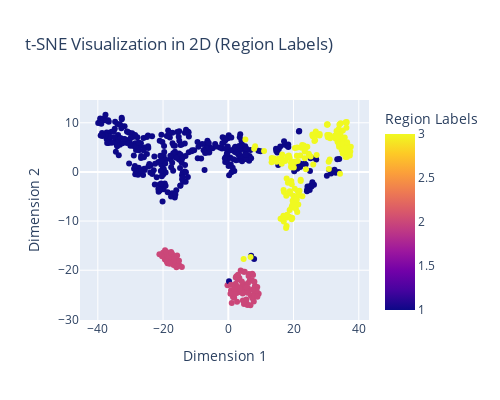
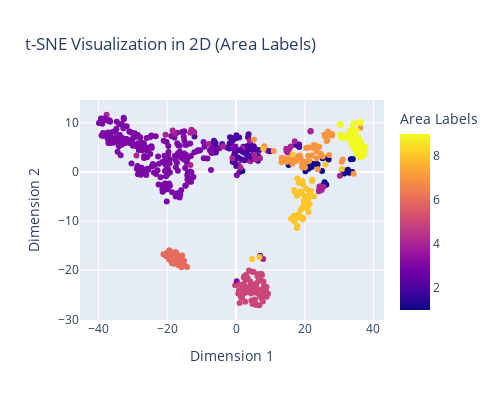
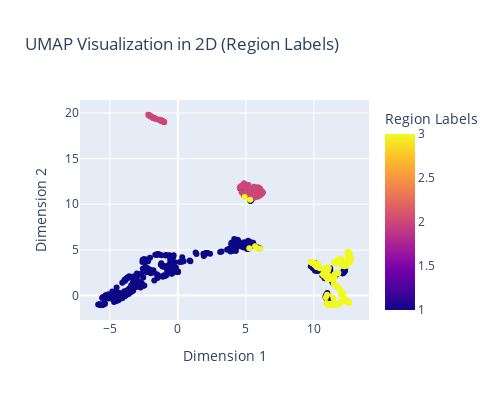
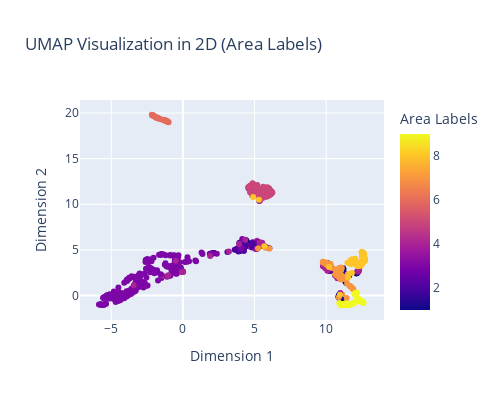

Notebook source saved alongside these figures, in order:
### Code cell
import plotly.express as px

# Crear un DataFrame para Plotly con t-SNE
df_tsne = pd.DataFrame(data={'Dimension 1': X_tsne_2d[:, 0], 'Dimension 2': X_tsne_2d[:, 1], 'Region Labels': y3, 'Area Labels': y9})

# Crear un gráfico interactivo con Plotly para t-SNE con y3
fig_tsne_y3 = px.scatter(df_tsne, x='Dimension 1', y='Dimension 2', color='Region Labels',
                          title='t-SNE Visualization in 2D (Region Labels)')
fig_tsne_y3.update_layout(autosize=False, width=500, height=400)

# Crear un gráfico interactivo con Plotly para t-SNE con y9
fig_tsne_y9 = px.scatter(df_tsne, x='Dimension 1', y='Dimension 2', color='Area Labels',
                          title='t-SNE Visualization in 2D (Area Labels)')
fig_tsne_y9.update_layout(autosize=False, width=500, height=400)

# Crear un DataFrame para Plotly con UMAP
df_umap = pd.DataFrame(data={'Dimension 1': X_umap_2d[:, 0], 'Dimension 2': X_umap_2d[:, 1], 'Region Labels': y3, 'Area Labels': y9})

# Crear un gráfico interactivo con Plotly para UMAP con y3
fig_umap_y3 = px.scatter(df_umap, x='Dimension 1', y='Dimension 2', color='Region Labels',
                         title='UMAP Visualization in 2D (Region Labels)')
fig_umap_y3.update_layout(autosize=False, width=500, height=400)

# Crear un gráfico interactivo con Plotly para UMAP con y9
fig_umap_y9 = px.scatter(df_umap, x='Dimension 1', y='Dimension 2', color='Area Labels',
                         title='UMAP Visualization in 2D (Area Labels)')
fig_umap_y9.update_layout(autosize=False, width=500, height=400)

# Mostrar los gráficos interactivos
fig_tsne_y3.show()
fig_tsne_y9.show()
fig_umap_y3.show()
fig_umap_y9.show()

### Figure 1 — Plotly figure (JSON) as saved in the notebook; plotly's stock layout.template omitted (floating-point values rounded to 4 significant figures; data arrays with more than 128 entries replaced by an {"elided": "..."} marker saying what was removed)
{"data": [{"hovertemplate": "Dimension 1=%{x}<br>Dimension 2=%{y}<br>Region Labels=%{marker.color}<extra></extra>", "legendgroup": "", "marker": {"color": {"elided": "572 int values"}, "coloraxis": "coloraxis", "symbol": "circle"}, "mode": "markers", "name": "", "orientation": "v", "showlegend": false, "type": "scatter", "x": {"elided": "572 float values"}, "xaxis": "x", "y": {"elided": "572 float values"}, "yaxis": "y"}], "layout": {"autosize": false, "coloraxis": {"colorbar": {"title": {"text": "Region Labels"}}, "colorscale": [[0, "#0d0887"], [0.1111, "#46039f"], [0.2222, "#7201a8"], [0.3333, "#9c179e"], [0.4444, "#bd3786"], [0.5556, "#d8576b"], [0.6667, "#ed7953"], [0.7778, "#fb9f3a"], [0.8889, "#fdca26"], [1, "#f0f921"]]}, "height": 400, "legend": {"tracegroupgap": 0}, "title": {"text": "t-SNE Visualization in 2D (Region Labels)"}, "width": 500, "xaxis": {"anchor": "y", "domain": [0, 1], "title": {"text": "Dimension 1"}}, "yaxis": {"anchor": "x", "domain": [0, 1], "title": {"text": "Dimension 2"}}}}

### Figure 2 — Plotly figure (JSON) as saved in the notebook; plotly's stock layout.template omitted (floating-point values rounded to 4 significant figures; data arrays with more than 128 entries replaced by an {"elided": "..."} marker saying what was removed)
{"data": [{"hovertemplate": "Dimension 1=%{x}<br>Dimension 2=%{y}<br>Area Labels=%{marker.color}<extra></extra>", "legendgroup": "", "marker": {"color": {"elided": "572 int values"}, "coloraxis": "coloraxis", "symbol": "circle"}, "mode": "markers", "name": "", "orientation": "v", "showlegend": false, "type": "scatter", "x": {"elided": "572 float values"}, "xaxis": "x", "y": {"elided": "572 float values"}, "yaxis": "y"}], "layout": {"autosize": false, "coloraxis": {"colorbar": {"title": {"text": "Area Labels"}}, "colorscale": [[0, "#0d0887"], [0.1111, "#46039f"], [0.2222, "#7201a8"], [0.3333, "#9c179e"], [0.4444, "#bd3786"], [0.5556, "#d8576b"], [0.6667, "#ed7953"], [0.7778, "#fb9f3a"], [0.8889, "#fdca26"], [1, "#f0f921"]]}, "height": 400, "legend": {"tracegroupgap": 0}, "title": {"text": "t-SNE Visualization in 2D (Area Labels)"}, "width": 500, "xaxis": {"anchor": "y", "domain": [0, 1], "title": {"text": "Dimension 1"}}, "yaxis": {"anchor": "x", "domain": [0, 1], "title": {"text": "Dimension 2"}}}}

### Figure 3 — Plotly figure (JSON) as saved in the notebook; plotly's stock layout.template omitted (floating-point values rounded to 4 significant figures; data arrays with more than 128 entries replaced by an {"elided": "..."} marker saying what was removed)
{"data": [{"hovertemplate": "Dimension 1=%{x}<br>Dimension 2=%{y}<br>Region Labels=%{marker.color}<extra></extra>", "legendgroup": "", "marker": {"color": {"elided": "572 int values"}, "coloraxis": "coloraxis", "symbol": "circle"}, "mode": "markers", "name": "", "orientation": "v", "showlegend": false, "type": "scatter", "x": {"elided": "572 float values"}, "xaxis": "x", "y": {"elided": "572 float values"}, "yaxis": "y"}], "layout": {"autosize": false, "coloraxis": {"colorbar": {"title": {"text": "Region Labels"}}, "colorscale": [[0, "#0d0887"], [0.1111, "#46039f"], [0.2222, "#7201a8"], [0.3333, "#9c179e"], [0.4444, "#bd3786"], [0.5556, "#d8576b"], [0.6667, "#ed7953"], [0.7778, "#fb9f3a"], [0.8889, "#fdca26"], [1, "#f0f921"]]}, "height": 400, "legend": {"tracegroupgap": 0}, "title": {"text": "UMAP Visualization in 2D (Region Labels)"}, "width": 500, "xaxis": {"anchor": "y", "domain": [0, 1], "title": {"text": "Dimension 1"}}, "yaxis": {"anchor": "x", "domain": [0, 1], "title": {"text": "Dimension 2"}}}}

### Figure 4 — Plotly figure (JSON) as saved in the notebook; plotly's stock layout.template omitted (floating-point values rounded to 4 significant figures; data arrays with more than 128 entries replaced by an {"elided": "..."} marker saying what was removed)
{"data": [{"hovertemplate": "Dimension 1=%{x}<br>Dimension 2=%{y}<br>Area Labels=%{marker.color}<extra></extra>", "legendgroup": "", "marker": {"color": {"elided": "572 int values"}, "coloraxis": "coloraxis", "symbol": "circle"}, "mode": "markers", "name": "", "orientation": "v", "showlegend": false, "type": "scatter", "x": {"elided": "572 float values"}, "xaxis": "x", "y": {"elided": "572 float values"}, "yaxis": "y"}], "layout": {"autosize": false, "coloraxis": {"colorbar": {"title": {"text": "Area Labels"}}, "colorscale": [[0, "#0d0887"], [0.1111, "#46039f"], [0.2222, "#7201a8"], [0.3333, "#9c179e"], [0.4444, "#bd3786"], [0.5556, "#d8576b"], [0.6667, "#ed7953"], [0.7778, "#fb9f3a"], [0.8889, "#fdca26"], [1, "#f0f921"]]}, "height": 400, "legend": {"tracegroupgap": 0}, "title": {"text": "UMAP Visualization in 2D (Area Labels)"}, "width": 500, "xaxis": {"anchor": "y", "domain": [0, 1], "title": {"text": "Dimension 1"}}, "yaxis": {"anchor": "x", "domain": [0, 1], "title": {"text": "Dimension 2"}}}}
